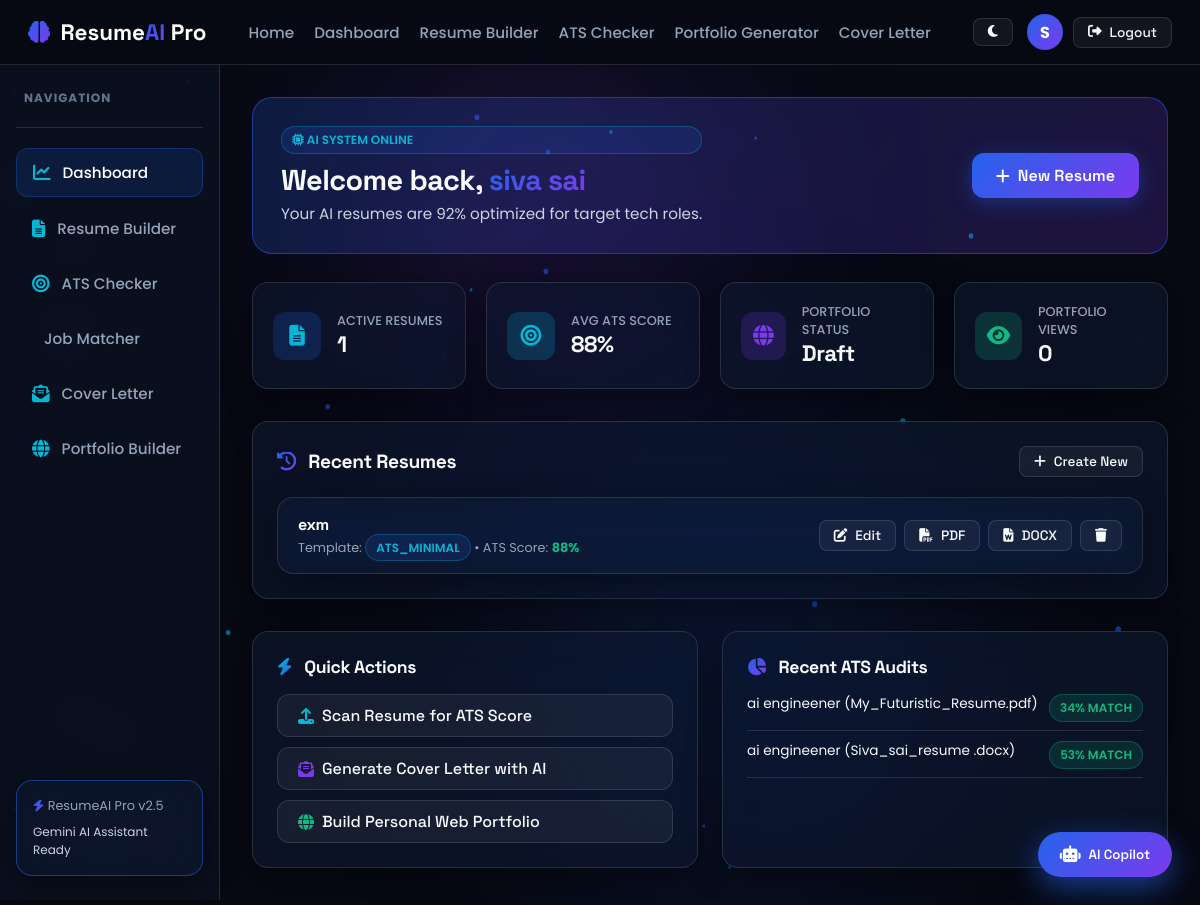
/dashboard (signed in), run on the app's committed database.
### tables this page shows
CREATE TABLE users (
    id INTEGER PRIMARY KEY AUTOINCREMENT,
    username VARCHAR(80) NOT NULL UNIQUE,
    email VARCHAR(120) NOT NULL UNIQUE,
    password_hash VARCHAR(255) NOT NULL,
    avatar_url TEXT DEFAULT '',
    role VARCHAR(20) DEFAULT 'user',
    created_at TIMESTAMP DEFAULT CURRENT_TIMESTAMP
);

CREATE TABLE resumes (
    id INTEGER PRIMARY KEY AUTOINCREMENT,
    user_id INTEGER NOT NULL,
    title VARCHAR(150) NOT NULL DEFAULT 'Untitled Resume',
    template_name VARCHAR(50) DEFAULT 'ats_minimal',
    personal_info TEXT DEFAULT '{}',
    summary TEXT DEFAULT '',
    education TEXT DEFAULT '[]',
    experience TEXT DEFAULT '[]',
    projects TEXT DEFAULT '[]',
    skills TEXT DEFAULT '[]',
    certifications TEXT DEFAULT '[]',
    languages TEXT DEFAULT '[]',
    social_links TEXT DEFAULT '{}',
    section_order TEXT DEFAULT '["personal","summary","experience","education","skills","projects","certifications","languages"]',
    ats_score INTEGER DEFAULT 85,
    created_at TIMESTAMP DEFAULT CURRENT_TIMESTAMP,
    updated_at TIMESTAMP DEFAULT CURRENT_TIMESTAMP,
    FOREIGN KEY (user_id) REFERENCES users(id) ON DELETE CASCADE
);

CREATE TABLE ats_reports (
    id INTEGER PRIMARY KEY AUTOINCREMENT,
    user_id INTEGER NOT NULL,
    resume_id INTEGER,
    file_name VARCHAR(255) DEFAULT '',
    job_title VARCHAR(150) DEFAULT 'Target Role',
    job_description TEXT DEFAULT '',
    score INTEGER DEFAULT 0,
    matched_keywords TEXT DEFAULT '[]',
    missing_keywords TEXT DEFAULT '[]',
    recommendations TEXT DEFAULT '[]',
    recruiter_notes TEXT DEFAULT '',
    readability_score INTEGER DEFAULT 90,
    created_at TIMESTAMP DEFAULT CURRENT_TIMESTAMP,
    FOREIGN KEY (user_id) REFERENCES users(id) ON DELETE CASCADE
);

### app.py (the view)
@app.route('/dashboard')
@login_required
def dashboard():
    user_id = session['user_id']
    resumes = get_user_resumes(user_id)
    portfolio = get_user_portfolio(user_id)
    reports = get_user_ats_reports(user_id)
    avg_score = 85
    if resumes:
        avg_score = int(sum(r['ats_score'] for r in resumes) / len(resumes))
    return render_template(
        'dashboard/index.html',
        resumes=resumes,
        portfolio=portfolio,
        reports=reports,
        avg_score=avg_score
    )

### app.py (called while the page is built)
def login_required(f):
    from functools import wraps
    @wraps(f)
    def decorated_function(*args, **kwargs):
        if 'user_id' not in session:
            flash("Please log in to access this feature.", "warning")
            return redirect(url_for('login', next=request.url))
        return f(*args, **kwargs)
    return decorated_function

@app.context_processor
def inject_user():
    current_user = None
    if 'user_id' in session:
        current_user = get_user_by_id(session['user_id'])
    return dict(current_user=current_user)

### database.py (called while the page is built)
def get_db_connection():
    db_dir = os.path.dirname(DB_PATH)
    if not os.path.exists(db_dir):
        os.makedirs(db_dir, exist_ok=True)
    conn = sqlite3.connect(DB_PATH)
    conn.row_factory = sqlite3.Row
    return conn

def get_user_by_id(user_id):
    conn = get_db_connection()
    user = conn.cursor().execute("SELECT * FROM users WHERE id = ?", (user_id,)).fetchone()
    conn.close()
    return dict(user) if user else None

def get_user_resumes(user_id):
    conn = get_db_connection()
    resumes = conn.cursor().execute("SELECT * FROM resumes WHERE user_id = ? ORDER BY updated_at DESC", (user_id,)).fetchall()
    conn.close()
    return [dict(r) for r in resumes]

def get_user_portfolio(user_id):
    conn = get_db_connection()
    p = conn.cursor().execute("SELECT * FROM portfolios WHERE user_id = ? ORDER BY id DESC LIMIT 1", (user_id,)).fetchone()
    conn.close()
    return dict(p) if p else None

def get_user_ats_reports(user_id):
    conn = get_db_connection()
    reports = conn.cursor().execute("SELECT * FROM ats_reports WHERE user_id = ? ORDER BY created_at DESC", (user_id,)).fetchall()
    conn.close()
    return [dict(r) for r in reports]

### templates/dashboard/index.html (shortened to what this page needs)
{% extends 'base.html' %}
{% block content %}
<div class="dashboard-container">
    {% include 'components/sidebar.html' %}
    <main class="dash-main">
        <div class="dash-header-banner">
            <div>
                <div class="badge-neon" style="margin-bottom:8px;"><i class="fas fa-microchip"></i> AI SYSTEM ONLINE</div>
                <h1 style="font-size: 1.8rem;" class="font-heading">Welcome back, <span class="text-gradient">{{ session.get('username') }}</span></h1>
                <p style="color: #CBD5E1; font-size: 0.95rem; margin-top: 4px;">Your AI resumes are 92% optimized for target tech roles.</p>
            </div>
            <div>
                <a href="{{ url_for('builder') }}" class="btn-primary"><i class="fas fa-plus"></i> New Resume</a>
            </div>
        </div>
        <div class="quick-stats-grid">
            <div class="glass-card stat-card">
                <div class="stat-icon"><i class="fas fa-file-alt"></i></div>
                <div>
                    <p style="color: #94A3B8; font-size: 0.8rem; font-weight: 500;">ACTIVE RESUMES</p>
                    <h3 style="font-size: 1.4rem;">{{ resumes|length }}</h3>
                </div>
            </div>
            <div class="glass-card stat-card">
                <div class="stat-icon" style="background:rgba(6,182,212,0.2); color:var(--neon-cyan);"><i class="fas fa-bullseye"></i></div>
                <div>
                    <p style="color: #94A3B8; font-size: 0.8rem; font-weight: 500;">AVG ATS SCORE</p>
                    <h3 style="font-size: 1.4rem;">{{ avg_score }}%</h3>
                </div>
            </div>
            <div class="glass-card stat-card">
                <div class="stat-icon" style="background:rgba(124,58,237,0.2); color:var(--neon-purple);"><i class="fas fa-globe"></i></div>
                <div>
                    <p style="color: #94A3B8; font-size: 0.8rem; font-weight: 500;">PORTFOLIO STATUS</p>
                    <h3 style="font-size: 1.4rem;">{% if portfolio %}Published{% else %}Draft{% endif %}</h3>
                </div>
            </div>
            <div class="glass-card stat-card">
                <div class="stat-icon" style="background:rgba(16,185,129,0.2); color:var(--neon-emerald);"><i class="fas fa-eye"></i></div>
                <div>
                    <p style="color: #94A3B8; font-size: 0.8rem; font-weight: 500;">PORTFOLIO VIEWS</p>
                    <h3 style="font-size: 1.4rem;">{{ portfolio['analytics_views'] if portfolio else 0 }}</h3>
                </div>
            </div>
        </div>
        <div class="glass-card" style="padding: 24px; margin-bottom: 32px;">
            <div style="display: flex; justify-content: space-between; align-items: center; margin-bottom: 20px;">
                <h3 style="font-size: 1.2rem;" class="font-heading"><i class="fas fa-history text-gradient" style="margin-right:8px;"></i> Recent Resumes</h3>
                <a href="{{ url_for('builder') }}" class="btn-glass btn-sm"><i class="fas fa-plus"></i> Create New</a>
            </div>
            {% if resumes %}
                <div style="display: grid; gap: 12px;">
                    {% for r in resumes %}
                        <div class="glass-card" style="padding: 16px 20px; display: flex; justify-content: space-between; align-items: center; background: rgba(255,255,255,0.02);">
                            <div>
                                <h4 style="font-size: 1rem; color: #FFF; margin-bottom: 4px;">{{ r.title }}</h4>
                                <p style="font-size: 0.8rem; color: #94A3B8;">
                                    Template: <span class="badge-neon">{{ r.template_name }}</span> • ATS Score: <strong style="color:var(--neon-emerald);">{{ r.ats_score }}%</strong>
                                </p>
                            </div>
                            <div style="display: flex; gap: 8px;">
                                <a href="{{ url_for('builder', resume_id=r.id) }}" class="btn-glass btn-sm"><i class="fas fa-edit"></i> Edit</a>
                                <a href="{{ url_for('download_pdf', resume_id=r.id) }}" class="btn-glass btn-sm"><i class="fas fa-file-pdf"></i> PDF</a>
                                <a href="{{ url_for('download_docx', resume_id=r.id) }}" class="btn-glass btn-sm"><i class="fas fa-file-word"></i> DOCX</a>
                                <button type="button" class="btn-glass btn-sm" onclick="if(confirm('Delete resume?')) fetch('/api/delete-resume/{{ r.id }}', {method:'POST'}).then(()=>location.reload());"><i class="fas fa-trash"></i></button>
                            </div>
                        </div>
                    {% endfor %}
                </div>
            {% endif %}
        </div>
        <div style="display: grid; grid-template-columns: 1fr 1fr; gap: 24px;">
            <div class="glass-card" style="padding: 24px;">
                <h3 style="font-size: 1.1rem; margin-bottom: 16px;" class="font-heading"><i class="fas fa-bolt text-gradient-cyan" style="margin-right:8px;"></i> Quick Actions</h3>
                <div style="display: flex; flex-direction: column; gap: 10px;">
                    <a href="{{ url_for('ats_scanner') }}" class="btn-glass" style="justify-content: flex-start;"><i class="fas fa-upload" style="color:var(--neon-cyan);"></i> Scan Resume for ATS Score</a>
                    <a href="{{ url_for('cover_letter') }}" class="btn-glass" style="justify-content: flex-start;"><i class="fas fa-envelope-open-text" style="color:var(--neon-purple);"></i> Generate Cover Letter with AI</a>
                    <a href="{{ url_for('portfolio_builder') }}" class="btn-glass" style="justify-content: flex-start;"><i class="fas fa-globe" style="color:var(--neon-emerald);"></i> Build Personal Web Portfolio</a>
                </div>
            </div>
            <div class="glass-card" style="padding: 24px;">
                <h3 style="font-size: 1.1rem; margin-bottom: 16px;" class="font-heading"><i class="fas fa-chart-pie text-gradient" style="margin-right:8px;"></i> Recent ATS Audits</h3>
                {% if reports %}
                    <ul style="list-style: none; display: flex; flex-direction: column; gap: 10px;">
                        {% for rep in reports[:3] %}
                            <li style="display: flex; justify-content: space-between; font-size: 0.85rem; padding-bottom: 8px; border-bottom: 1px solid var(--border-glass);">
                                <span>{{ rep.job_title }} ({{ rep.file_name }})</span>
                                <span class="badge-neon badge-success">{{ rep.score }}% Match</span>
                            </li>
                        {% endfor %}
                    </ul>
                {% else %}
                    <p style="font-size: 0.85rem; color: #94A3B8;">No ATS audits performed yet.</p>
                {% endif %}
            </div>
        </div>
    </main>
</div>
{% endblock %}

### static/css/style.css (style rules this page uses)
:root { --bg-dark: #070913; --bg-card: rgba(15, 23, 42, 0.65); --bg-card-hover: rgba(30, 41, 59, 0.75); --bg-glass-input: rgba(255, 255, 255, 0.04); --border-glass: rgba(255, 255, 255, 0.12); --border-glass-glow: rgba(37, 99, 235, 0.5); --neon-blue: #2563EB; --neon-purple: #7C3AED; --neon-cyan: #06B6D4; --neon-pink: #EC4899; --neon-emerald: #10B981; --gradient-primary: linear-gradient(135deg, #2563EB 0%, #7C3AED 100%); --gradient-cyan: linear-gradient(135deg, #06B6D4 0%, #2563EB 100%); --gradient-glow: linear-gradient(135deg, rgba(37,99,235,0.4) 0%, rgba(124,58,237,0.4) 100%); --font-heading: 'Space Grotesk', sans-serif; --font-body: 'Poppins', sans-serif; --shadow-glass: 0 8px 32px 0 rgba(0, 0, 0, 0.4); --shadow-glow: 0 0 25px rgba(37, 99, 235, 0.25); --shadow-3d: 0 20px 40px -15px rgba(0, 0, 0, 0.6); }
* { box-sizing: border-box; margin: 0; padding: 0; transition: background-color 0.3s ease, border-color 0.3s ease, transform 0.3s cubic-bezier(0.16, 1, 0.3, 1), box-shadow 0.3s ease; }
body { background-color: var(--bg-dark); color: #F8FAFC; font-family: var(--font-body); min-height: 100vh; overflow-x: hidden; position: relative; }
.glass-card { background: var(--bg-card); backdrop-filter: blur(20px) saturate(180%); -webkit-backdrop-filter: blur(20px) saturate(180%); border: 1px solid var(--border-glass); border-radius: 16px; box-shadow: var(--shadow-glass); position: relative; z-index: 1; }
h1, h2, h3, h4, h5, h6, .font-heading { font-family: var(--font-heading); letter-spacing: -0.02em; }
.text-gradient { background: var(--gradient-primary); -webkit-background-clip: text; -webkit-text-fill-color: transparent; }
.text-gradient-cyan { background: var(--gradient-cyan); -webkit-background-clip: text; -webkit-text-fill-color: transparent; }
.btn-primary { background: var(--gradient-primary); color: #FFFFFF; font-family: var(--font-heading); font-weight: 600; padding: 12px 24px; border-radius: 12px; border: none; cursor: pointer; display: inline-flex; align-items: center; gap: 8px; box-shadow: 0 4px 20px rgba(37, 99, 235, 0.4); text-decoration: none; }
.btn-glass { background: rgba(255, 255, 255, 0.05); color: #F8FAFC; font-family: var(--font-heading); font-weight: 500; padding: 10px 20px; border-radius: 12px; border: 1px solid var(--border-glass); cursor: pointer; display: inline-flex; align-items: center; gap: 8px; text-decoration: none; }
.btn-sm { padding: 6px 14px; font-size: 0.85rem; border-radius: 8px; }
.badge-neon { background: rgba(37, 99, 235, 0.15); color: var(--neon-cyan); border: 1px solid rgba(6, 182, 212, 0.3); padding: 4px 10px; border-radius: 20px; font-size: 0.75rem; font-weight: 600; text-transform: uppercase; }
.badge-success { background: rgba(16, 185, 129, 0.15); color: var(--neon-emerald); border: 1px solid rgba(16, 185, 129, 0.3); }

### static/css/dashboard.css (style rules this page uses)
.dashboard-container { display: grid; grid-template-columns: 260px 1fr 380px; min-height: calc(100vh - 70px); position: relative; z-index: 1; }
.dash-main { padding: 32px; overflow-y: auto; max-height: calc(100vh - 70px); }
.dash-header-banner { background: linear-gradient(135deg, rgba(37, 99, 235, 0.2) 0%, rgba(124, 58, 237, 0.2) 100%); border: 1px solid var(--border-glass-glow); padding: 28px; border-radius: 20px; margin-bottom: 28px; display: flex; justify-content: space-between; align-items: center; }
.quick-stats-grid { display: grid; grid-template-columns: repeat(auto-fit, minmax(200px, 1fr)); gap: 20px; margin-bottom: 32px; }
.stat-card { padding: 20px; display: flex; align-items: center; gap: 16px; }
.stat-icon { width: 48px; height: 48px; border-radius: 12px; background: rgba(37, 99, 235, 0.2); display: flex; align-items: center; justify-content: center; color: var(--neon-cyan); font-size: 1.3rem; }
@media (max-width: 1200px) { .dashboard-container { grid-template-columns: 220px 1fr; } }

### data on the page
users: get "siva sai"
resumes: title "exm", template_name "ATS_MINIMAL", ats_score "88"
ats_reports: job_title "ai engineener", file_name "My_Futuristic_Resume.pdf", score "34"
ats_reports: job_title "ai engineener", file_name "Siva_sai_resume .docx", score "53"

### other printed values
{{ session.get('username', 'U')[0]|upper }} "S"
{{ resumes|length }} "1"
{{ avg_score }} "88"
{{ portfolio['analytics_views'] if portfolio else 0 }} "0"
